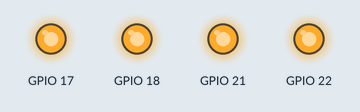
Bench run of a program on a simulated Raspberry Pi (BCM pin numbers). Parts: output pins drawn as LEDs (lit = HIGH). What the program prints to the terminal is not drawn.

Above: at 0.5 s.
At 3.5 s:
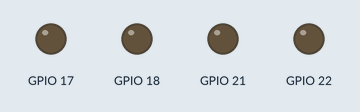
Timing chart, 0 to 4.6 s (numbered marks = the images above):
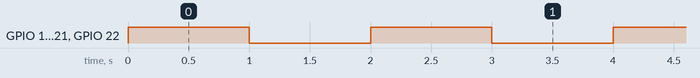

Measured:
- by itself, GPIO 17, GPIO 18, GPIO 21, GPIO 22: alternates HIGH for 1.0 s and LOW for 1.0 s

The program:

blink_lights_infinity.py
```python
from time import sleep

import RPi.GPIO as GPIO

GPIO.setmode(GPIO.BCM)

GPIO.setup(17, GPIO.OUT)
GPIO.setup(18, GPIO.OUT)
GPIO.setup(21, GPIO.OUT)
GPIO.setup(22, GPIO.OUT)

print "Started."

try:
  while True:

    GPIO.output(17, True)
    GPIO.output(18, True)
    GPIO.output(21, True)
    GPIO.output(22, True)
    sleep(1)
    GPIO.output(17, False)
    GPIO.output(18, False)
    GPIO.output(21, False)
    GPIO.output(22, False)
    sleep(1)
except KeyboardInterrupt:
  print "\nStopped."
  GPIO.cleanup()
```
